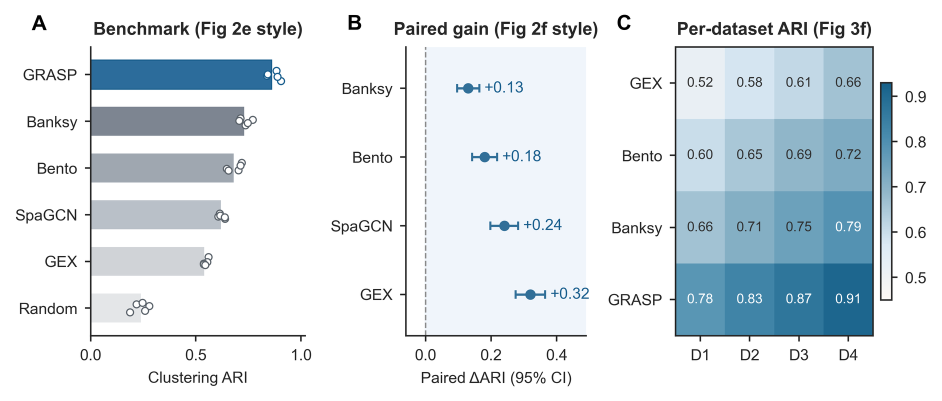
#> input picture examples/example_alphaenzyme_benchmark.png, 1883 x 802 px (shown at 1/2 size)
$ python qc.py ../examples/example_alphaenzyme_benchmark.png
#> lines starting #> are read from the running program, lines starting #| are printed output that depends on the picture
#!/usr/bin/env python3
"""
图表质量检查脚本。
保存图表后运行，验证 DPI、尺寸、空白率、矢量格式是否齐全；
在 `--mode thesis`（毕业论文规范）下额外解析 PDF 内真实物理字号与面板字母一致性：
  - [FAIL] 阻断项：文字超过 10.5 pt（五号字红线）或低于 5.5 pt、误用小写面板标签（a, b, c）、多面板 A/B/C/D 字体/字号不一致、误用 M/mM/μM 浓度单位；
  - [WARN] 提醒项：画布宽度 > 6.22 in（15.80 cm A4 竖排净版心），提醒插入竖排页会被 Word 自动缩小（若用于横排页可忽略）。

用法：
    python scripts/qc.py figure_name.png --mode thesis
    python scripts/qc.py figure_name.png --mode publication
    python scripts/qc.py figure_name.png --mode communication
    python scripts/qc.py output/ --mode thesis
"""
from __future__ import annotations

import re
import sys
from pathlib import Path

THESIS_MAX_WIDTH_IN = 6.25      # 北大 A4 净版心 15.80 cm = 6.22 in，留 0.03 in 浮点容差
THESIS_MAX_FONT_PT = 10.55      # 五号字 10.5 pt 上限（含 0.05 pt 浮点容差）
THESIS_MIN_FONT_PT = 5.45       # 可读性硬下限 5.5 pt


# [92 lines left out: function _audit_thesis_pdf_typography, not called in this run]


def check_figure_quality(
    png_path: str,
    min_dpi: int = 600,
    require_pdf: bool = True,
    mode: str = "thesis",
) -> dict:
    """
    检查保存的图表质量。
    返回检查结果字典，包含通过/失败状态和详细信息。
    """
#> called with min_dpi = 600, require_pdf = True, mode = 'thesis'
    from PIL import Image
    import numpy as np

    png_path_obj = Path(png_path)
    results: dict = {"path": str(png_path_obj), "passed": True, "issues": [], "warnings": []}

    # 1. 文件存在性检查
    if not png_path_obj.exists():
        results["passed"] = False
        results["issues"].append(f"File not found: {png_path_obj}")
        return results

    # 2. 文件大小检查（过小可能是空白图）
    file_size_kb = png_path_obj.stat().st_size / 1024
    if file_size_kb < 10:
        results["passed"] = False
        results["issues"].append(f"File too small ({file_size_kb:.1f} KB) — likely blank")

    # 3. 分辨率检查
    img = Image.open(png_path_obj)
#> img is the input picture: PIL image 1883x802 RGBA; mean R, G, B, A 219.9, 228.2, 233.5, 255
    width_px, height_px = img.size
#> width_px = 1883; height_px = 802
    dpi_info = img.info.get("dpi", (72, 72))
#> dpi_info = (300, 300)
    actual_dpi = dpi_info[0] if isinstance(dpi_info, tuple) else dpi_info
#> actual_dpi = 300

    if actual_dpi < min_dpi - 1:
        results["issues"].append(f"DPI too low: {actual_dpi:.0f} (expected >= {min_dpi})")

    # 4. 尺寸合理性检查
    width_inches = width_px / actual_dpi if actual_dpi > 0 else 0
#> width_inches = 6.28
    height_inches = height_px / actual_dpi if actual_dpi > 0 else 0
#> height_inches = 2.67
    if mode == "thesis" and width_inches > THESIS_MAX_WIDTH_IN and not png_path_obj.with_suffix(".pdf").exists():
        results["warnings"].append(
            f"Canvas width {width_inches:.2f} in ({width_inches * 2.54:.2f} cm) > 6.22 in (15.80 cm portrait text block)"
        )
    if width_inches > 12 or height_inches > 12:
        results["issues"].append(
            f"Unusually large: {width_inches:.1f} x {height_inches:.1f} inches"
        )
    if width_inches < 1 or height_inches < 1:
        results["issues"].append(
            f"Unusually small: {width_inches:.1f} x {height_inches:.1f} inches"
        )

    # 5. 空白区域检查（高数据墨水比的 lollipop/dumbbell/scatter 图背景天然以留白为主，仅拦截 >99% 近乎空白的异常渲染）
    img_array = np.array(img.convert("L"))
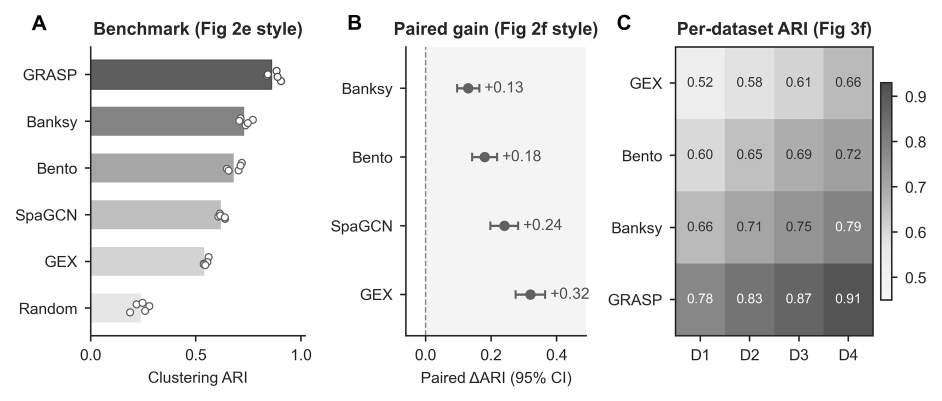
#> img_array: shape (802, 1883) (shown at 1/2 size); min 0, max 255, mean 226.3
    white_ratio = (img_array > 250).sum() / img_array.size
#> white_ratio = 0.619
    if white_ratio > 0.99:
        results["issues"].append(
            f"Blank or near-blank image: {white_ratio:.1%} of image is white"
        )

    # 6. 矢量格式与毕业论文排版审查
    pdf_path = png_path_obj.with_suffix(".pdf")
    svg_path = png_path_obj.with_suffix(".svg")
    if require_pdf and not pdf_path.exists():
        results["issues"].append("Missing PDF export")
    if not svg_path.exists():
        results["issues"].append("Missing SVG export")

    if mode == "thesis" and pdf_path.exists():
        pdf_issues, pdf_warnings = _audit_thesis_pdf_typography(pdf_path)
        results["issues"].extend(pdf_issues)
        results["warnings"].extend(pdf_warnings)

    if results["issues"]:
        results["passed"] = False

    return results


def main() -> None:
    if len(sys.argv) < 2:
        print("Usage: python qc.py <png_file_or_directory> [--mode thesis|publication|communication]")
        sys.exit(1)

    mode = "thesis"
    args = sys.argv[1:]
    if "--mode" in args:
        idx = args.index("--mode")
        if idx + 1 >= len(args):
            print("Error: --mode requires thesis, publication, or communication")
            sys.exit(1)
        mode = args[idx + 1].lower()
        args = args[:idx] + args[idx + 2 :]
        if mode not in {"thesis", "publication", "communication"}:
            print("Error: --mode must be thesis, publication, or communication")
            sys.exit(1)

    min_dpi = 600 if mode in {"thesis", "publication"} else 300
    require_pdf = mode in {"thesis", "publication"}

    target = Path(args[0])
    if target.is_dir():
        png_files = sorted(target.glob("*.png"))
        if not png_files:
            print(f"No PNG files found in {target}")
            sys.exit(1)
    else:
        png_files = [target]

    all_passed = True
    for png in png_files:
        qc = check_figure_quality(
            str(png),
            min_dpi=min_dpi,
            require_pdf=require_pdf,
            mode=mode,
        )
        icon = "PASS" if qc["passed"] else "FAIL"
        print(f"[{icon}] {png.name} (mode={mode})")
        for warn in qc.get("warnings", []):
            print(f"  [WARN] {warn}")
        if not qc["passed"]:
            all_passed = False
            for issue in qc["issues"]:
                print(f"  - {issue}")

#> (the run stopped early here; a loop or call above may not have finished)
